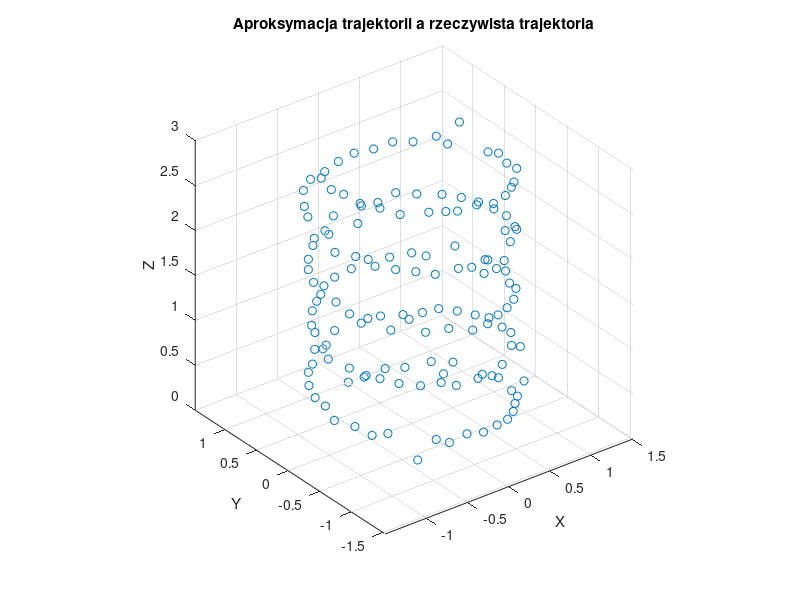

Write MATLAB code to recreate this figure. (Note: this script raises an error after producing the figure.)
load trajektoria2
plot3(x,y,z, 'o');
title("Aproksymacja trajektorii a rzeczywista trajektoria");
xlabel("X");
ylabel("Y");
zlabel("Z");
grid on
axis equal

hold on;
N = 60;
xa = aprox_tryg(N, n,x);
ya = aprox_tryg(N, n,y);
za = aprox_tryg(N, n,z);
plot3(xa, ya, za, 'lineWidth', 4);
saveas(gcf, '171619_Buchajewicz_zad7.png');

hold off;
errv = [];
M = size(n, 2);
for N=1:71
    xa = aprox_tryg(N, n,x);
    ya = aprox_tryg(N, n,y);
    za = aprox_tryg(N, n,z);
    
    errx = sqrt(sum((x-xa).^2))/M;
    erry = sqrt(sum((y-ya).^2))/M;
    errz = sqrt(sum((z-za).^2))/M;
    errv = [errv, errx+erry+errz];
end
figure();
semilogy(errv);
title("Wykres bledu aproksymacji");
xlabel("N");
ylabel("Blad");
grid();
saveas(gcf, '171619_Buchajewicz_zad7_b.png');


figure()
title("Wykres po przyblizeniu");
xlabel("X");
ylabel("Y");
zlabel("Z");
plot3(x,y,z, 'o');
grid on
axis equal
hold on
N_ = 1;
eps = 10^-10;
for N=1:300
    xa = aprox_tryg(N, n,x);
    ya = aprox_tryg(N, n,y);
    za = aprox_tryg(N, n,z);
    
    errx = sqrt(sum((x-xa).^2))/M;
    erry = sqrt(sum((y-ya).^2))/M;
    errz = sqrt(sum((z-za).^2))/M;
    err = errx+erry+errz;
    if err <= eps
        N_=N;
        break
    end
end
N_
xa = aprox_tryg(N_, n,x);
ya = aprox_tryg(N_, n,y);
za = aprox_tryg(N_, n,z);
plot3(xa, ya, za, 'lineWidth', 4);
title("Wykres po automatycznym przyblizeniu");
xlabel("X")
ylabel("Y")
zlabel("Z")
saveas(gcf, '171619_Buchajewicz_zad7_c.png');

